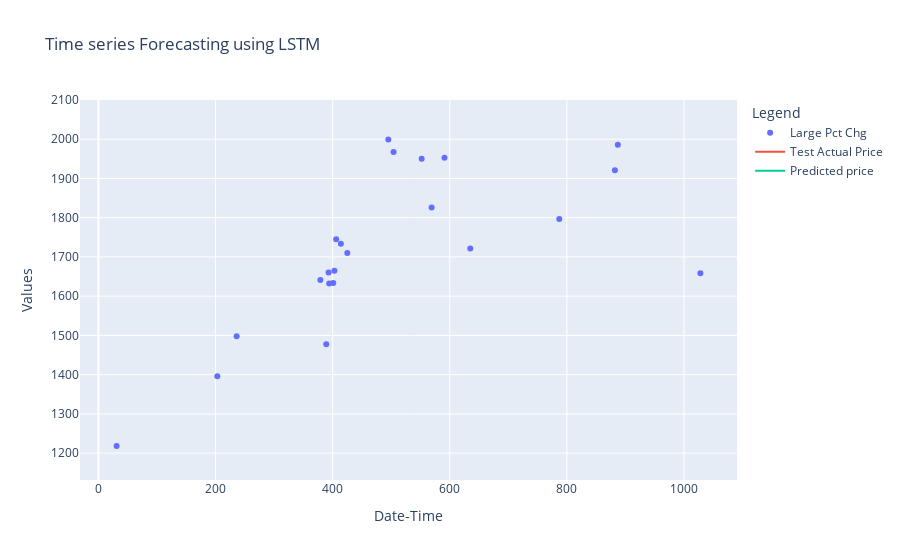

Notebook cell for this chart:
### Code cell
#Plotting when preditions > pct_change of 2% and mapping these data points over the real and predicted price chart
#I can't seem to make all the charts show up ....However, in the next section below, plt.scatter and plt.plot works. Why?
fig = go.Figure()
fig.add_trace(go.Scatter(x=selected_indices, y=validation.loc[selected_indices, 'Close'], mode='markers', name='Large Pct Chg'))
fig.add_trace(go.Scatter(x=validation.Date, y=validation.Close, mode='lines', name='Test Actual Price'))
fig.add_trace(go.Scatter(x=validation.Date, y=validation.Predictions, mode='lines', name='Predicted price'))
fig.update_layout(
        title="Time series Forecasting using LSTM",
        xaxis_title="Date-Time",
        yaxis_title="Values",
        legend_title="Legend",
)
fig.show()

### Figure 1 — Plotly figure (JSON) as saved in the notebook; plotly's stock layout.template omitted (floating-point values rounded to 4 significant figures; data arrays with more than 128 entries replaced by an {"elided": "..."} marker saying what was removed)
{"data": [{"mode": "markers", "name": "Large Pct Chg", "type": "scatter", "x": [31, 203, 236, 379, 389, 393, 394, 401, 403, 406, 414, 425, 495, 504, 552, 569, 591, 635, 787, 882, 887, 1028], "y": [1218.0, 1396.0, 1498.0, 1641.0, 1477.0, 1660.0, 1632.0, 1634.0, 1665.0, 1745.0, 1733.0, 1710.0, 1999.0, 1968.0, 1950.0, 1826.0, 1953.0, 1722.0, 1797.0, 1921.0, 1986.0, 1658.0]}, {"mode": "lines", "name": "Test Actual Price", "type": "scatter", "x": {"elided": "1032 str values"}, "y": {"elided": "1032 float values"}}, {"mode": "lines", "name": "Predicted price", "type": "scatter", "x": {"elided": "1032 str values"}, "y": {"elided": "1032 float values"}}], "layout": {"legend": {"title": {"text": "Legend"}}, "title": {"text": "Time series Forecasting using LSTM"}, "xaxis": {"title": {"text": "Date-Time"}}, "yaxis": {"title": {"text": "Values"}}}}
